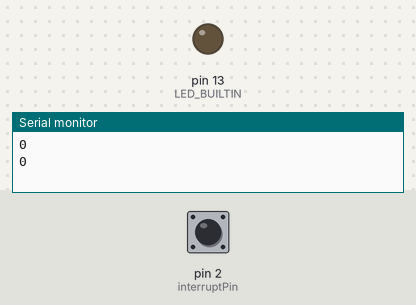
Simulated run of this sketch. Board: Arduino Uno, built with avr-gcc and run on an emulated ATmega328P. Parts: output pins drawn as LEDs (lit = HIGH), the last lines printed to the serial monitor. The test bench sets the inputs (shaded band); at power-on: pin 2 (interruptPin) HIGH.

Above: at 1.2 s.
1.3 s: pin 2 (interruptPin) pulled LOW for 0.15 s
At 1.8 s:
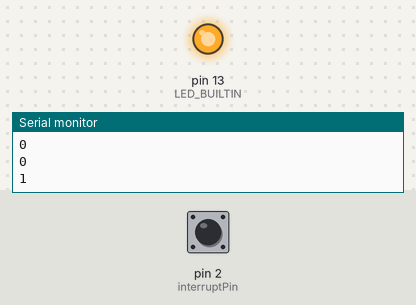
2.9 s: pin 2 (interruptPin) pulled LOW for 1 s
At 4.2 s:
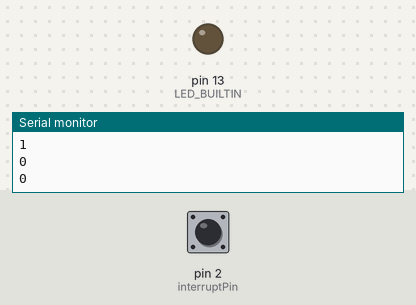
5.4 s: pin 2 (interruptPin) pulled LOW for 3.2 s
At 6.1 s:
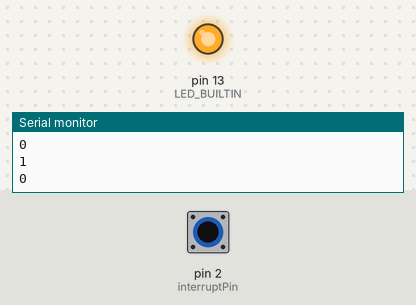
Timing chart, 0 to 8.4 s (numbered marks = the images above; inputs shaded):
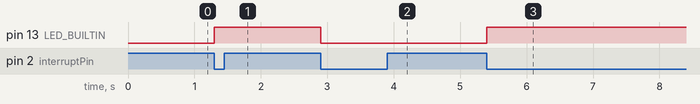

Measured:
- after the input at 1.3 s, pin 13 (LED_BUILTIN): LOW → HIGH at once
- after the input at 2.9 s, pin 13 (LED_BUILTIN): HIGH → LOW at once
- after the input at 5.4 s, pin 13 (LED_BUILTIN): LOW → HIGH at once

The sketch:

Assignment02_____201901766.ino
```cpp
#include <MsTimer2.h>

const byte ledPin = 13;
const byte interruptPin = 2;
volatile byte state = LOW;
int count;

void setup() {
  pinMode(LED_BUILTIN, OUTPUT);
  pinMode(interruptPin, INPUT_PULLUP);
  attachInterrupt(digitalPinToInterrupt(interruptPin), blink, FALLING); // 2번 pin falling edge일 때 blink 실행
  MsTimer2::set(500, timer_int); // timer interrupt : timer_int 함수를 500ms마다 호출한다
  MsTimer2::start();
  Serial.begin(115200);
}

void loop() {
  digitalWrite(LED_BUILTIN, state);
}

void blink() {
  state = !state;
  count++;
}

void timer_int() {
  Serial.println(count);
  count = 0;
}
```
